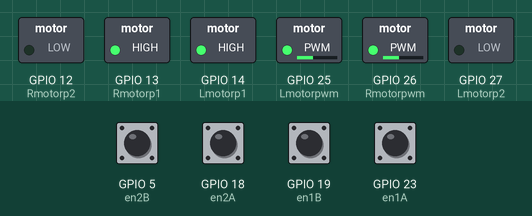
Recording of a sketch running on a simulated ESP32. On the bench: switched loads named in the sketch (green lamp = pin HIGH). The inputs (shaded band) are chosen by the test bench; at power-on: GPIO 5 (en2B), GPIO 18 (en2A), GPIO 19 (en1B), GPIO 23 (en1A) HIGH. What the sketch prints to the serial monitor is not drawn.

Above: at 1.2 s.
1.3 s: GPIO 18 (en2A) pulled LOW for 0.15 s
At 4.1 s:
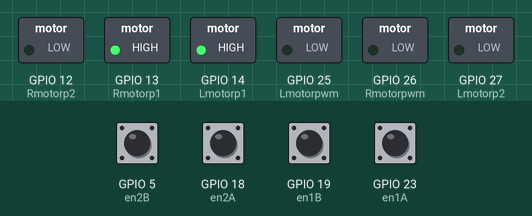
4.4 s: GPIO 18 (en2A) pulled LOW for 3.2 s
9.1 s: GPIO 23 (en1A) pulled LOW for 3.2 s
Timing chart, 0 to 19.8 s (numbered marks = the images above; inputs shaded):
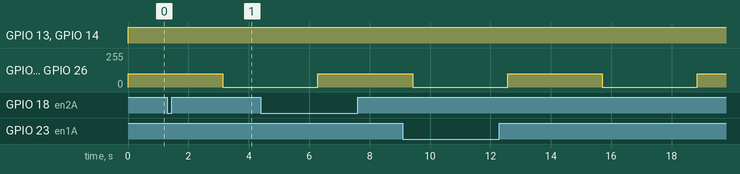

Measured:
- by itself, GPIO 25 (Lmotorpwm), GPIO 26 (Rmotorpwm): alternates 100/255 for 3.1 s and 0/255 for 3.1 s

The sketch:

testingPorportionalController.ino
```cpp
#define en1A 23
#define en1B 19
#define en2A 18
#define en2B 5
#define Rmotorp1 13
#define Rmotorp2 12
#define Rmotorpwm 26
#define Lmotorp1 14
#define Lmotorp2 27
#define Lmotorpwm 25

#define freq 5000
#define pwmChannel 0
#define resolution 8

#define encoderCounts 1000
#define GearRatio 70 //Change this number

#define Forward 1
#define Reverse -1

volatile int32_t pos1 = 0;
int32_t prevPos1 = 0;
volatile int32_t pos2 = 0;
int32_t prevPos2 = 0;
unsigned long long prevT = 0;

int kp = 1;

void IRAM_ATTR readEncoder1(){
if(digitalRead(en1B) == LOW) pos1++;
else pos1--;
}

void IRAM_ATTR readEncoder2(){
if(digitalRead(en2B) == LOW) pos2++;
else pos2--;
}

void SetMotor(int dir, int pwr){
if(dir == Forward){
digitalWrite(Rmotorp1,HIGH);
digitalWrite(Lmotorp1,HIGH);
digitalWrite(Rmotorp2,LOW);
digitalWrite(Lmotorp2,LOW);
}else if(dir == Reverse)
{
digitalWrite(Rmotorp1,LOW);
digitalWrite(Lmotorp1,LOW);
digitalWrite(Rmotorp2,HIGH);
digitalWrite(Lmotorp2,HIGH);
}
ledcWrite(pwmChannel, pwr);
}

void setup() {
  // put your setup code here, to run once:
pinMode(Rmotorp1,OUTPUT);
pinMode(Rmotorp2,OUTPUT);
pinMode(Rmotorpwm,OUTPUT);
pinMode(Lmotorp1,OUTPUT);
pinMode(Lmotorp2,OUTPUT);
pinMode(Lmotorpwm,OUTPUT);

pinMode(en1A, INPUT_PULLUP);
pinMode(en1B, INPUT_PULLUP);
pinMode(en2A, INPUT_PULLUP);
pinMode(en2B, INPUT_PULLUP);

attachInterrupt(en1A, readEncoder1, RISING);
attachInterrupt(en2A, readEncoder2, RISING);

ledcSetup(pwmChannel, freq, resolution);
ledcAttachPin(Rmotorpwm, pwmChannel);
ledcAttachPin(Lmotorpwm, pwmChannel);


Serial.begin(115200);
while(!Serial){}


}

void loop() {
  // put your main code here, to run repeatedly:
unsigned long long currT = micros();
float deltaT = ((float)(currT-prevT))/1.0e6;
float velocity1 = (pos1 - prevPos1)/deltaT;
float velocity2 = (pos2 - prevPos2)/deltaT;
float v1 = velocity1 * 60.0 / GearRatio;
float v2 = velocity2 * 60.0 / GearRatio;

prevPos1 = pos1;
prevPos2 = pos2;
prevT = currT;

// Serial.print(velocity1); //velocity in encoderticks/second
// Serial.println();
// Serial.print(velocity2);
// Serial.println();
float vavg = (v1+v2)/2;

float vtarget = 100*(sin(currT/1e6)>0);
float error = vtarget - vavg;
float controlsignal = kp*error;

int dir = Forward;
if(controlsignal<0){
  dir = Reverse;
}
int pwr = (int)fabs(controlsignal);
if(pwr > 255) pwr = 255;
SetMotor(dir, pwr);


Serial.print(v1);     //velocity in rpm
Serial.println();
Serial.print(v2);
Serial.println();
}
```
